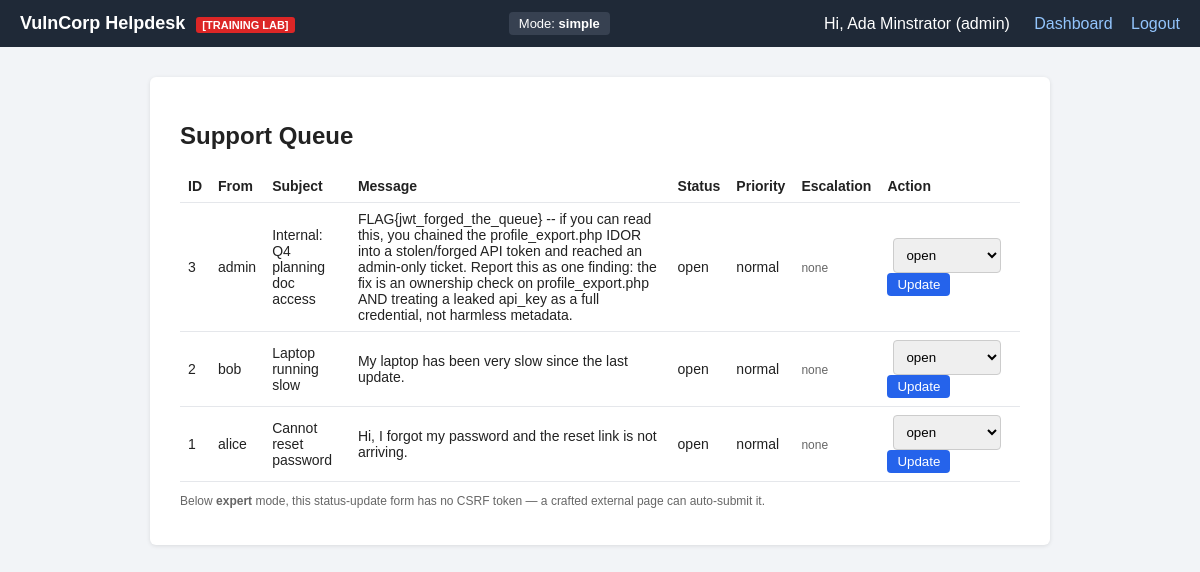
Screenshot of /support/tickets.php (signed in) with the database file from the repository.
### tables this page shows
CREATE TABLE settings (
    id INT PRIMARY KEY AUTO_INCREMENT,
    difficulty VARCHAR(20) NOT NULL DEFAULT 'simple',
    jwt_secret VARCHAR(64) DEFAULT NULL   
);

CREATE TABLE tickets (
    id INT PRIMARY KEY AUTO_INCREMENT,
    user_id INT NOT NULL,
    subject VARCHAR(150) NOT NULL,
    message TEXT NOT NULL,
    status VARCHAR(20) DEFAULT 'open',
    priority VARCHAR(20) NOT NULL DEFAULT 'normal',   
    escalation_status VARCHAR(20) NOT NULL DEFAULT 'none',   
    created_at TIMESTAMP DEFAULT CURRENT_TIMESTAMP,
    FOREIGN KEY (user_id) REFERENCES users(id)
);

CREATE TABLE users (
    id INT PRIMARY KEY AUTO_INCREMENT,
    username VARCHAR(50) NOT NULL UNIQUE,
    password VARCHAR(255) NOT NULL,    
    role ENUM('admin','support','user') NOT NULL DEFAULT 'user',
    full_name VARCHAR(100),
    email VARCHAR(100),
    api_key VARCHAR(64) DEFAULT NULL,   
    totp_secret VARCHAR(32) DEFAULT NULL,   
    totp_enabled TINYINT(1) NOT NULL DEFAULT 0,
    session_token VARCHAR(64) DEFAULT NULL,
    reset_token VARCHAR(64) DEFAULT NULL,      
    reset_expires DATETIME DEFAULT NULL,
    bonus_claimed TINYINT(1) NOT NULL DEFAULT 0,   
    bonus_credits INT NOT NULL DEFAULT 0,
    created_at TIMESTAMP DEFAULT CURRENT_TIMESTAMP
);

### includes/compat.php (called while the page is built, shortened)
<?php
function app_base() {
    static $base = null;
    if ($base === null) {
        $script_dir = isset($_SERVER['SCRIPT_NAME']) ? dirname($_SERVER['SCRIPT_NAME']) : '';
        $script_dir = str_replace('\\', '/', $script_dir);
        $known_subfolders = array('admin', 'user', 'support', 'challenges', 'toolkit', 'api', 'feedback');
        $last_segment = basename($script_dir);
        if (in_array($last_segment, $known_subfolders, true)) {
            $base = dirname($script_dir);
        } else {
            $base = $script_dir;
        }
        if ($base === '/' || $base === '.' || $base === '\\') {
            $base = '';
        }
        $base = rtrim($base, '/');
    }
    return $base;
}

### includes/db.php (called while the page is built, shortened)
<?php
require_once dirname(__FILE__) . '/compat.php';
function get_difficulty($conn) {
    $res = mysqli_query($conn, "SELECT difficulty FROM settings LIMIT 1");
    if ($res && $row = mysqli_fetch_assoc($res)) {
        return $row['difficulty'];
    }
    return 'simple';
}

### includes/render.php (called while the page is built, shortened)
<?php
function render_ticket_text($text, $difficulty) {
    if ($difficulty === 'simple') {
        return $text;
    }
    return htmlspecialchars($text, ENT_QUOTES);
}

### support/tickets.php (the view, shortened to what this page needs)
<?php
require_once dirname(__FILE__) . '/../includes/db.php';
require_once dirname(__FILE__) . '/../includes/render.php';
$difficulty = get_difficulty($conn);
$res = mysqli_query($conn, "SELECT t.*, u.username FROM tickets t JOIN users u ON u.id = t.user_id ORDER BY t.id DESC");
include dirname(__FILE__) . '/../includes/header.php';
?>
<h2>Support Queue</h2>
<table>
<tr><th>ID</th><th>From</th><th>Subject</th><th>Message</th><th>Status</th><th>Priority</th><th>Escalation</th><th>Action</th></tr>
<?php while ($row = mysqli_fetch_assoc($res)): ?>
<tr>
    <td><?php echo (int)$row['id']; ?></td>
    <td><?php echo htmlspecialchars($row['username']); ?></td>
    <td><?php echo render_ticket_text($row['subject'], $difficulty); ?></td>
    <td><?php echo render_ticket_text($row['message'], $difficulty); ?></td>
    <td><?php echo htmlspecialchars($row['status']); ?></td>
    <td><?php echo htmlspecialchars($row['priority']); ?></td>
    <td>
        <?php if ($row['escalation_status'] === 'pending'): ?>
        <!-- Business Logic module: this Approve/Deny pair posts to
             support/escalation_approve.php, which is reachable directly
             by anyone at hard tier - see that file. -->
        <form method="POST" action="<?php echo app_base(); ?>/support/escalation_approve.php" style="display:inline;margin:0;">
            <input type="hidden" name="ticket_id" value="<?php echo (int)$row['id']; ?>">
            <button type="submit" name="action" value="approve" style="padding:3px 8px;font-size:11px;">Approve</button>
            <button type="submit" name="action" value="deny" style="padding:3px 8px;font-size:11px;">Deny</button>
        </form>
        <?php else: ?>
        <span class="small"><?php echo htmlspecialchars($row['escalation_status']); ?></span>
        <?php endif; ?>
    </td>
    <td>
        <form method="POST" style="margin:0;">
            <select name="status" style="width:auto;display:inline-block;margin:0 6px;">
                <option value="open" <?php if($row['status']=='open') echo 'selected'; ?>>open</option>
            </select>
            <button type="submit" style="padding:4px 10px;">Update</button>
        </form>
    </td>
</tr>
<?php endwhile; ?>
</table>
<p class="small">Below <strong>expert</strong> mode, this status-update form has no CSRF token — a crafted external page can auto-submit it.</p>
<?php include dirname(__FILE__) . '/../includes/footer.php'; ?>

### includes/header.php (shortened to what this page needs)
<?php
$_header_difficulty = get_difficulty($conn);
?>
<!DOCTYPE html>
<html lang="en">
<head>
<link rel="stylesheet" href="<?php echo app_base(); ?>/assets/style.css">
</head>
<body data-difficulty="<?php echo htmlspecialchars($_header_difficulty); ?>">
<div class="topbar">
    <div class="brand">VulnCorp Helpdesk <span class="tag">[TRAINING LAB]</span></div>
    <div class="mode-badge">Mode: <strong><?php echo htmlspecialchars(get_difficulty($conn)); ?></strong></div>
    <?php if (isset($_SESSION['user_id'])): ?>
    <div class="nav">
        <span>Hi, <?php echo htmlspecialchars($_SESSION['full_name']); ?> (<?php echo htmlspecialchars($_SESSION['role']); ?>)</span>
        <a href="<?php echo app_base(); ?>/dashboard.php">Dashboard</a>
        <a href="<?php echo app_base(); ?>/logout.php">Logout</a>
    </div>
    <?php endif; ?>
</div>
<div class="container">

### assets/style.css (style rules this page uses)
* { box-sizing: border-box; }
body { font-family: Arial, Helvetica, sans-serif; background:#f2f4f7; margin:0; color:#222; }
.topbar { background:#1f2937; color:#fff; padding:12px 20px; display:flex; align-items:center; justify-content:space-between; flex-wrap:wrap; }
.brand { font-weight:bold; font-size:18px; }
.tag { font-size:11px; background:#dc2626; padding:2px 6px; border-radius:3px; margin-left:6px; }
.mode-badge { background:#374151; padding:4px 10px; border-radius:4px; font-size:13px; }
.nav a { color:#93c5fd; margin-left:14px; text-decoration:none; }
.nav span { margin-right:6px; }
.container { max-width:900px; margin:30px auto; background:#fff; padding:25px 30px; border-radius:6px; box-shadow:0 1px 4px rgba(0,0,0,.1); }
input, select, textarea { width:100%; padding:8px; margin:6px 0 14px; border:1px solid #ccc; border-radius:4px; }
button, .btn { background:#2563eb; color:#fff; border:none; padding:9px 16px; border-radius:4px; cursor:pointer; text-decoration:none; display:inline-block; }
table { width:100%; border-collapse:collapse; margin-top:10px; }
th, td { text-align:left; padding:8px; border-bottom:1px solid #e5e7eb; font-size:14px; }
.small { font-size:12px; color:#666; }

### rows the page displays
settings: difficulty "simple"
tickets: id "3", user.username "admin", subject "Internal: Q4 planning doc access", message.difficulty "FLAG{jwt_forged_the_queue} -- if you can read this, you chained the profile_export.php IDOR into a stolen/forged API token and reached an admin-only ticket. Report this as one finding: the fix is an ownership check on profile_export.php AND treating a leaked api_key as a full credential, not harmless metadata.", status "open", priority "normal", escalation_status "none"
tickets: id "2", user.username "bob", subject "Laptop running slow", message "My laptop has been very slow since the last update.", status "open", priority "normal", escalation_status "none"
tickets: id "1", user.username "alice", subject "Cannot reset password", message "Hi, I forgot my password and the reset link is not arriving.", status "open", priority "normal", escalation_status "none"

### other values shown
$_SESSION['full_name'] "Ada Minstrator"
$_SESSION['role'] "admin"
